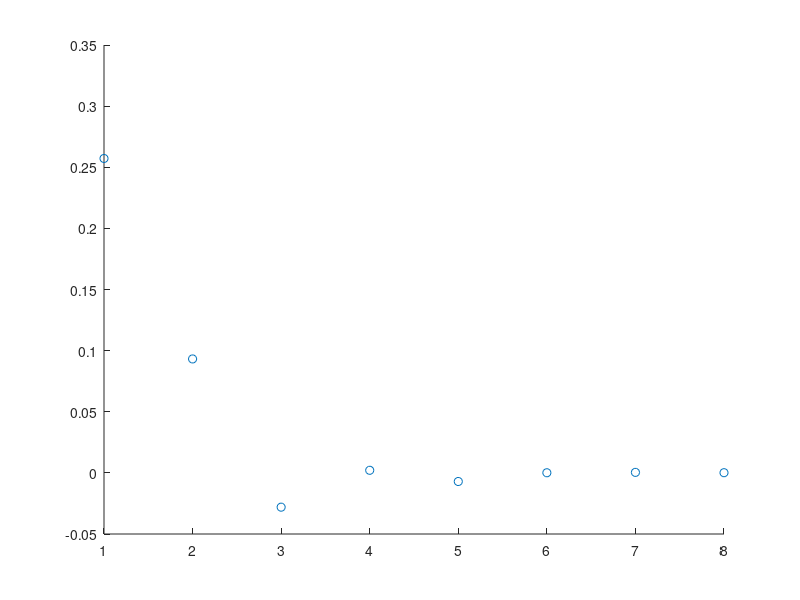

Reproduce this figure in MATLAB. (Note: this script raises an error after producing the figure.)
function plotMean()
% samples are generated from standard normal distribution in powers of 10.
% Maximum power considered is 8.
maxPower = 8;
% creating 1-d vector of X and Y coordinates with size = maxPower.
X = zeros(1,maxPower);
Y = zeros(1,maxPower);
for i = 1:maxPower
    % no. of samples = 10^i
    numSamples = power(10,i)
    % first randomly generate the samples and calculate its mean by inbuilt 
    % mean function
    m = mean(randn(1,numSamples));
    % x coordinate will be the ith index and y coordinate the mean.
    X(1,i) = i;
    Y(1,i) = m;
end
% plot the graph.
ax = subplot(1,1,1);
ylim(ax,[-0.2 0.2]);
scatter(ax,X,Y);
refline(ax,[0,0]);